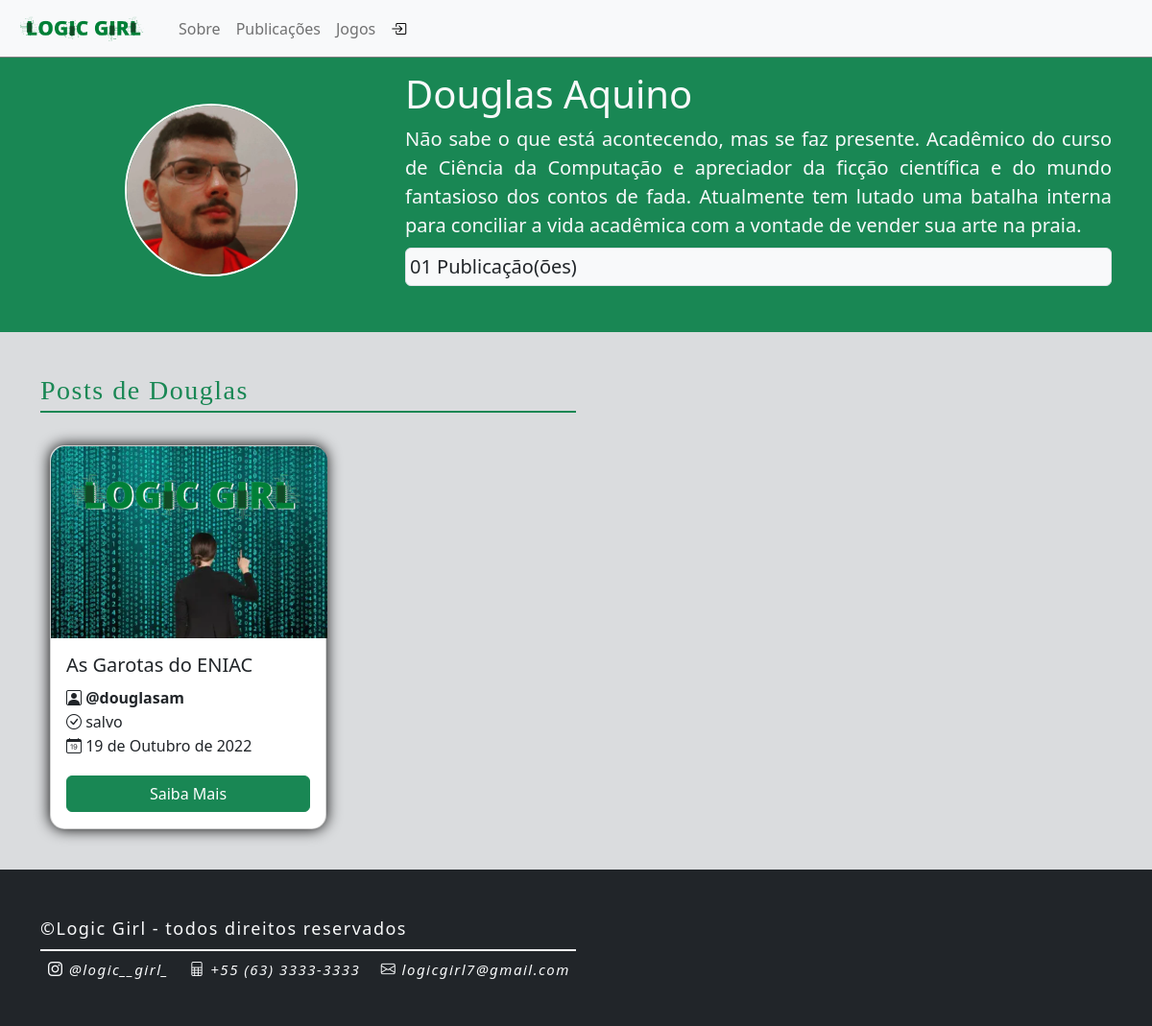
/Perfil/douglasam, run on the app's committed database.
### app_posts/models.py (models this page shows, shortened)
class Usuario(User):
    classes = (
        ("0","Autor"),
        ("1","Editor"),
        ("2","Gerente"),
    )
    classe = models.CharField("Classe do Usuario",max_length=20, choices=classes, null=True, blank=True)
    biografia = models.TextField("Biografia do Usuario",max_length=2000, null=True, blank=True)
    image = models.CharField("Imagem de perfil do Usuario",max_length=10000, null=True, blank=True)
    class Meta:
        verbose_name = "Usuário"
        verbose_name_plural = "Usuários"
    def __str__(self):
        return self.username
    def GetPosts(self):
        return list(Publicacao.objects.filter(autor=self))
    def getQtdPublicacoes(self):
        return len(list(Publicacao.objects.filter(autor=self)))

class Publicacao(models.Model):
    UID = models.CharField("Código UID da publicação", max_length=200, null=True, blank=True)
    titulo = models.CharField("Título da publicação", max_length=150)
    resumo = models.TextField("Resumo da publicação", max_length=500, null=True, blank=True)
    conteudo = models.TextField("Conteúdo [ HTML + Bootstrap ]", max_length=10000, null=True, blank=True)
    autor = models.ForeignKey(Usuario,on_delete=models.CASCADE)
    image = models.CharField("Imagem de perfil do Usuario",max_length=10000, null=True, blank=True)
    data_publicacao = models.DateField("Data de Publicação", null=True, blank=True)
    tipos = (
        ("0","POST"),
        ("1","JOGO"),
    )
    tipo = models.CharField("Tipo da Publicação", max_length=5, choices=tipos, null = True, blank = True, default=tipos[0])
    estados = (
        ("0","salvo"),
        ("1","revisão"),
        ("2","revisado"),
        ("3","publicado"),
    )
    status = models.CharField("Status da Publicação", max_length=15, choices=estados, null = True, blank = True, default=estados[0])
    class Meta:
        verbose_name = "Publicação"
        verbose_name_plural = "Publicações"
    def getStatus(self):
        return self.estados[int(self.status)][1]

### app_posts/views.py (the view)
# urls.py: path('Perfil/<str:user>',Perfil,name="Perfil"),
def Perfil(request, user):
    if Usuario.objects.filter(username = user):
        usu = Usuario.objects.get(username = user)
        edicao = False
        if request.user.is_authenticated:
            if usu.username == request.user.username:
                edicao = True
        return render(request, 'Perfil.html', {
            "title":usu.username,
            "navActive":"Perfil",
            "usuario":usu,
            "edicao": edicao,
            "myposts":usu.GetPosts()
        })
    else:
        return render(request, 'Erro.html', {
            "title":"ERROR",
            "navActive":"ERRO",
            "msg":"'Usuário não encontrado!'"
        })

### app_posts/templates/Perfil.html (shortened to what this page needs)
{% extends 'base.html' %}
{% load static %}
{% block page %}
<div class="container-fluid bg bg-success">
    <div class="container">
        <div class="row py-4 align-items-center">
            <div class="col text-center">
                {% if usuario.image %}
                    <img class="img-perfil" src="{{usuario.image}}">
                {% else %}
                    <img class="img-perfil" src="{% static 'perfil/vazio.jpg' %}">
                {% endif %}
            </div>
            <div class="col-8 text-start">
                <h3 class="fs-1 text-light d-flex flex-column align-items-start justify-content-between">{{usuario.first_name}} {{usuario.last_name}}</h3>
                <p class="text-light d-flex flex-column" style="text-align: justify;">
                    <span class="fs-5">{{usuario.biografia}}</span>
                    <span class="bg bg-light text-dark fs-5 p-1 my-2 rounded border">0{{usuario.getQtdPublicacoes}} Publicação(ões)</span>
                </p>
            </div>
        </div>
    </div>
</div>
<div class="container-fluid bg bg-secondary bg-opacity-25">
    <div class="container py-4">
        <div class="titulo w-100 py-3 d-flex align-items-start flex-column">
            <h3 class="fs-3 py-1 my-0 text-success" style="font-family: fantasy; letter-spacing: 1.5px;">Posts de {{usuario.first_name}}</h3>
            <div class="linha w-50 bg bg-success" style="height: 2px;"></div>
        </div>
        <div class="row py-2 align-items-center">
            {% for p in myposts %}
                <div class="col">
                    <div class="card" style="width: 18rem; border-radius: 15px; height: 400px;">
                        {% if p.image %}
                            <img src="{{p.image}}" class="card-img-top" style="border-radius: 15px 15px 0px 0px;">
                        {% else %}
                            <img src="{% static 'imagens/capa_padrao.png' %}" class="card-img-top" style="border-radius: 15px 15px 0px 0px;">
                        {% endif %}
                        <div class="card-body d-flex flex-column align-items-start justify-content-around">
                            <h5 class="card-title">{{p.titulo}}</h5>
                            <p class="card-text m-0">
                                <b class="m-0 p-0"><i class="bi bi-person-square"></i> @{{p.autor}}</b>
                                <p class="m-0 p-0">
                                    {% if p.status == "0" %}
                                        <i class="bi bi-check-circle"></i>
                                    {% elif p.status == "1" %}
                                        <i class="text-success bi bi-check-circle-fill"></i>
                                    {% elif p.status == "2" %}
                                        <i class="text-warning bi bi-check-circle-fill"></i>
                                    {% elif p.status == "3" %}
                                        <i class="text-success bi bi-clipboard-check-fill"></i>
                                    {% endif %}
                                     {{p.getStatus}}
                                </p>
                                <p class="m-0 p-0"><i class="bi bi-calendar-date"></i> {{ p.data_publicacao }}</p>
                            </p>
                            {% if p.status == "0" and edicao %}
                                <a href="{% url 'EditarPost' p.UID %}" class="btn btn-warning w-100">Editar</a>
                            {% else %}
                                <a href="{% url 'Post' p.UID %}" class="btn btn-success w-100">Saiba Mais</a>
                            {% endif %}
                        </div>
                    </div>
                </div>
            {% endfor %}
        </div>
    </div>
</div>
{% endblock %}

### app_posts/templates/Perfil.html (style rules this page uses)
.img-perfil { width: 180px; height: 180px; border-radius: 50%; border: 2px solid white; object-fit: cover; }

### data on the page
Usuario: image (picture), biografia "Não sabe o que está acontecendo, mas se faz presente. Acadêmico do curso de Ciência da Computação e apreciador da ficção científica e do mundo fantasioso dos contos de fada. Atualmente tem lutado uma batalha interna para conciliar a vida acadêmica com a vontade de vender sua arte na praia.", getQtdPublicacoes "1"
Publicacao: titulo "As Garotas do ENIAC", autor "douglasam", getStatus "salvo", data_publicacao "19 de Outubro de 2022", shows "Saiba Mais"

### other printed values
{{ usuario.first_name }} "Douglas"
{{ usuario.last_name }} "Aquino"
